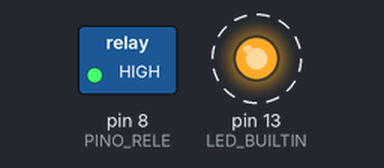
Bench run of a sketch on a simulated Arduino Uno, built with avr-gcc and run on an emulated ATmega328P. Shown: switched loads named in the sketch (green lamp = pin HIGH), output pins drawn as LEDs (lit = HIGH). Dashed ring = blinking.

Above: at 0.5 s.
Timing chart, 0 to 4.6 s (numbered marks = the images above):
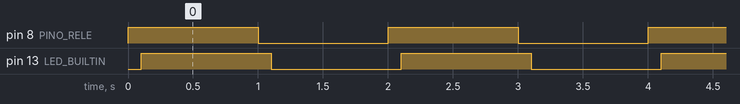

Measured:
- by itself, pin 8 (PINO_RELE), pin 13 (LED_BUILTIN): alternates HIGH for 1.0 s and LOW for 1.0 s
- by itself, everything shown: repeats every 2.0 s, in 4 steps

The sketch:

teste_rele.ino
```cpp
#define PINO_RELE 8

void setup() {
  pinMode(PINO_RELE, OUTPUT);
  pinMode(LED_BUILTIN, OUTPUT);
}

void loop() {
  digitalWrite(PINO_RELE, HIGH);
  delay(100);
  digitalWrite(LED_BUILTIN, digitalRead(PINO_RELE));
  delay(900);
  digitalWrite(PINO_RELE, LOW);
  delay(100);
  digitalWrite(LED_BUILTIN, digitalRead(PINO_RELE));
  delay(900);
}
```
